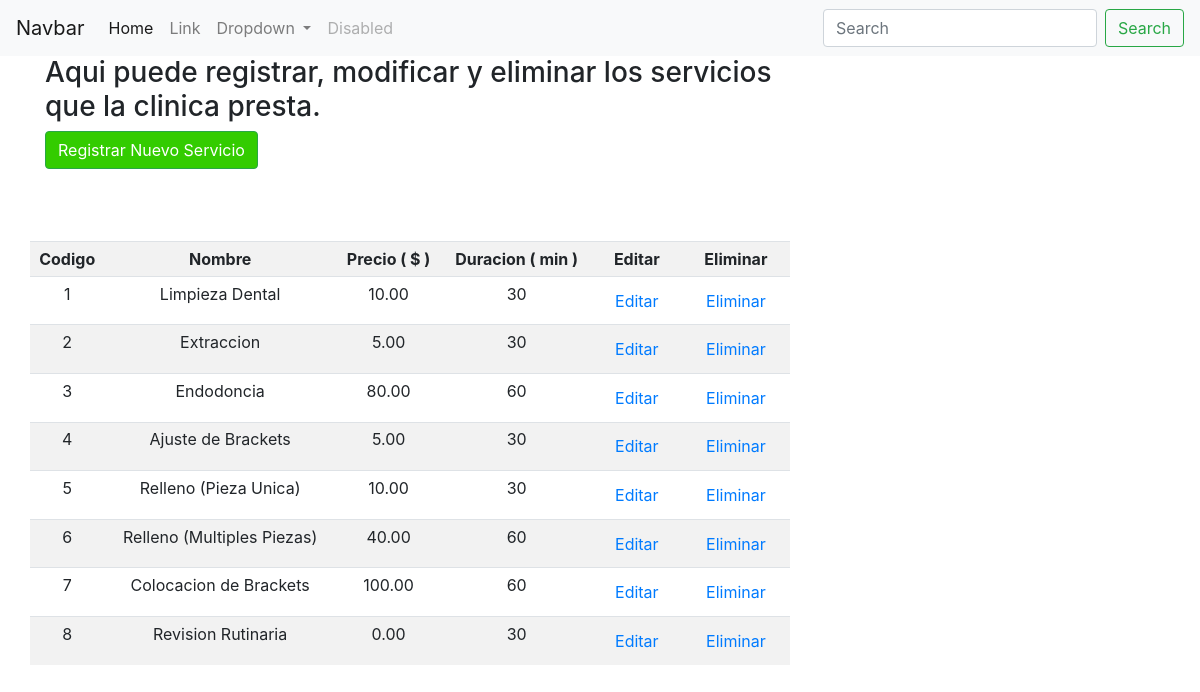
The page /citasyconsultas/gestion_servicio/ on the database as committed earlier.
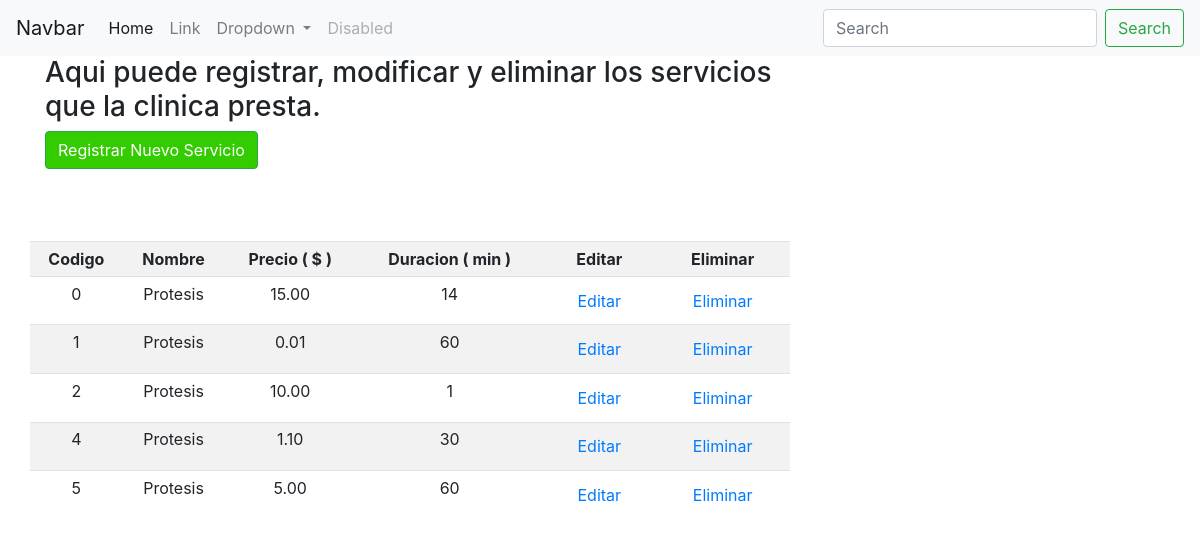
The same page on the database as committed later.
### citasyconsultas/models.py (models this page shows, shortened)
class Servicio (models.Model):
	codSer = models.IntegerField(primary_key = True)
	nomSer = models.CharField(max_length = 200) # Nombre del servicio
	precio = models.DecimalField(max_digits = 10, decimal_places = 2)
	duraci = models.IntegerField()# Duracion PROMEDIO del servicio en minutos
	class Meta:
		ordering = ('codSer',)

### citasyconsultas/views.py (the view)
# urls.py: path('gestion_servicio/', GestionServicio.as_view(), name = 'gestion_servicio'),
class GestionServicio(ListView):
	model = Servicio
	template_name = 'citasyconsultas/gestionServicios.html'
	context_object_name = 'GestionServicios'

### templates/citasyconsultas/gestionServicios.html (shortened to what this page needs)
{% extends 'base/base.html'%}
{% block content %}
<h3>Aqui puede registrar, modificar y eliminar los servicios que la clinica presta.</h3>
<div class="container">
	<div class="row">
	<a onclick="return abrir_modal('{% url 'citasyconsultas:agregar_servicio' %}', 'Agregar Servicio')" class="btn btn-success" style="color:white; background-color:#33CC00">
   Registrar Nuevo Servicio
		</a>
	</div>
</div>
<br><br><br>
<div class="row text-center">
	<table  class="table table-sm table-striped">
		<tr style="text-align: center">
			<th style="text-align: center">Codigo</th>
			<th style="text-align: center">Nombre</th>
			<th style="text-align: center">Precio ( $ )</th>
            <th style="text-align: center">Duracion ( min )</th>
            <th style="text-align: center">Editar</th>
            <th style="text-align: center">Eliminar</th>
		</tr>
		{% for ser in object_list %}
					<tr>
						<td>{{ser.codSer}}</td>
						<td>{{ser.nomSer}}</td>
						<td>{{ser.precio}}</td>
						<td>{{ser.duraci}}</td>
						<td style="text-align:center;">
							<a href="#" onclick="return abrir_modal('{% url 'citasyconsultas:modificar_servicio' ser.pk %}', 'Modificar/{{ ser.codSer }}')" class="btn"><span class="glyphicon glyphicon-pencil">Editar</a>
							</td>
						<td style="text-align:center;">
							<a href="#" onclick="return abrir_modal('{% url 'citasyconsultas:eliminar_servicio'  ser.pk %}', 'Emiminar/{{ ser.codSer}}')" class="btn">Eliminar</a
								td>
					</tr>
		{% endfor %}
	</table>
</div>
</div>
{% endblock %}

Rows that differ between the two databases and show on the page:
removed Servicio: codSer "3", nomSer "Endodoncia", precio "80.00", duraci "60"
removed Servicio: codSer "6", nomSer "Relleno (Multiples Piezas)", precio "40.00", duraci "60"
removed Servicio: codSer "7", nomSer "Colocacion de Brackets", precio "100.00", duraci "60"
removed Servicio: codSer "8", nomSer "Revision Rutinaria", precio "0.00", duraci "30"
added Servicio: codSer "0", nomSer "Protesis", precio "15.00", duraci "14"
changed Servicio id 1: nomSer "Limpieza Dental" → "Protesis"; precio "10.00" → "0.01"; duraci "30" → "60"
changed Servicio id 2: nomSer "Extraccion" → "Protesis"; precio "5.00" → "10.00"; duraci "30" → "1"
changed Servicio id 4: nomSer "Ajuste de Brackets" → "Protesis"; precio "5.00" → "1.10"
changed Servicio id 5: nomSer "Relleno (Pieza Unica)" → "Protesis"; precio "10.00" → "5.00"; duraci "30" → "60"
